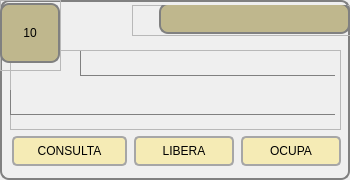
        <widget class="QGroupBox" name="groupBox_11">
         <property name="minimumSize">
          <size>
           <width>350</width>
           <height>180</height>
          </size>
         </property>
         <property name="maximumSize">
          <size>
           <width>350</width>
           <height>180</height>
          </size>
         </property>
         <property name="styleSheet">
          <string notr="true">QPushButton{
	border: 2px solid;
    border-radius: 5px;
	border-color: rgb(166, 166, 166);
	font: 11pt &quot;Arial&quot;; 
	background-color: rgb(245, 235, 181);		
}

QPushButton::hover{
    border: 1px solid gray;
    border-radius: 6px;
	font: Bold 11pt &quot;Arial&quot;; 
	background-color:rgb(191, 183, 141);		
}

QGroupBox{
    background-color: qlineargradient(x1: 0, y1: 0, x2: 0, y2: 1,
                                      stop: 0 #E0E0E0, stop: 1 #FFFFFF);
    border: 2px solid gray;
    border-radius: 9px;
    margin-top: 1ex; /* leave space at the top for the title */
}</string>
         </property>
         <property name="title">
          <string/>
         </property>
         <widget class="QWidget" name="layoutWidget_11">
          <property name="geometry">
           <rect>
            <x>11</x>
            <y>135</y>
            <width>331</width>
            <height>32</height>
           </rect>
          </property>
          <layout class="QHBoxLayout" name="horizontalLayout_12">
           <item>
            <widget class="QPushButton" name="btn_consulta_10">
             <property name="minimumSize">
              <size>
               <width>115</width>
               <height>30</height>
              </size>
             </property>
             <property name="maximumSize">
              <size>
               <width>105</width>
               <height>30</height>
              </size>
             </property>
             <property name="text">
              <string>CONSULTA</string>
             </property>
            </widget>
           </item>
           <item>
            <widget class="QPushButton" name="btn_libera_10">
             <property name="minimumSize">
              <size>
               <width>100</width>
               <height>30</height>
              </size>
             </property>
             <property name="maximumSize">
              <size>
               <width>100</width>
               <height>30</height>
              </size>
             </property>
             <property name="text">
              <string>LIBERA</string>
             </property>
            </widget>
           </item>
           <item>
            <widget class="QPushButton" name="btn_ocupa_10">
             <property name="minimumSize">
              <size>
               <width>100</width>
               <height>30</height>
              </size>
             </property>
             <property name="maximumSize">
              <size>
               <width>100</width>
               <height>30</height>
              </size>
             </property>
             <property name="text">
              <string>OCUPA</string>
             </property>
            </widget>
           </item>
          </layout>
         </widget>
         <widget class="QFrame" name="frame_30">
          <property name="geometry">
           <rect>
            <x>10</x>
            <y>50</y>
            <width>331</width>
            <height>80</height>
           </rect>
          </property>
          <property name="styleSheet">
           <string notr="true">QLabel{
	border: 1px solid;
	border-right-color: transparent;
	border-top-color: transparent;
	border-left-color: gray;
	border-bottom-color: gray;
	font: Bold Italic 12pt &quot;Courier&quot;;

}
</string>
          </property>
          <property name="frameShape">
           <enum>QFrame::StyledPanel</enum>
          </property>
          <property name="frameShadow">
           <enum>QFrame::Raised</enum>
          </property>
          <widget class="QLabel" name="lbl_referencia_10">
           <property name="geometry">
            <rect>
             <x>0</x>
             <y>40</y>
             <width>325</width>
             <height>25</height>
            </rect>
           </property>
           <property name="text">
            <string/>
           </property>
          </widget>
          <widget class="QLabel" name="lbl_ocupa_libera_10">
           <property name="geometry">
            <rect>
             <x>70</x>
             <y>1</y>
             <width>255</width>
             <height>25</height>
            </rect>
           </property>
           <property name="text">
            <string/>
           </property>
          </widget>
         </widget>
         <widget class="QFrame" name="frame_31">
          <property name="geometry">
           <rect>
            <x>132</x>
            <y>5</y>
            <width>221</width>
            <height>31</height>
           </rect>
          </property>
          <property name="styleSheet">
           <string notr="true">QLabel{
    border: 2px solid gray;
    border-radius: 9px;
	font: Bold 15pt &quot;Arial&quot;; 
	background-color: rgb(191, 183, 141);	
}
</string>
          </property>
          <property name="frameShape">
           <enum>QFrame::StyledPanel</enum>
          </property>
          <property name="frameShadow">
           <enum>QFrame::Raised</enum>
          </property>
          <widget class="QLabel" name="lbl_estado_10">
           <property name="geometry">
            <rect>
             <x>27</x>
             <y>-2</y>
             <width>191</width>
             <height>31</height>
            </rect>
           </property>
           <property name="text">
            <string/>
           </property>
           <property name="alignment">
            <set>Qt::AlignCenter</set>
           </property>
          </widget>
         </widget>
         <widget class="QFrame" name="frame_32">
          <property name="geometry">
           <rect>
            <x>0</x>
            <y>0</y>
            <width>61</width>
            <height>71</height>
           </rect>
          </property>
          <property name="styleSheet">
           <string notr="true">QLabel{
    border: 2px solid gray;
    border-radius: 9px;
	font: Bold 25pt &quot;Arial&quot;; 
	background-color: rgb(191, 183, 141);	
}
</string>
          </property>
          <property name="frameShape">
           <enum>QFrame::StyledPanel</enum>
          </property>
          <property name="frameShadow">
           <enum>QFrame::Raised</enum>
          </property>
          <widget class="QLabel" name="label_10">
           <property name="geometry">
            <rect>
             <x>0</x>
             <y>3</y>
             <width>60</width>
             <height>60</height>
            </rect>
           </property>
           <property name="text">
            <string>10</string>
           </property>
           <property name="alignment">
            <set>Qt::AlignCenter</set>
           </property>
          </widget>
         </widget>
        </widget>
